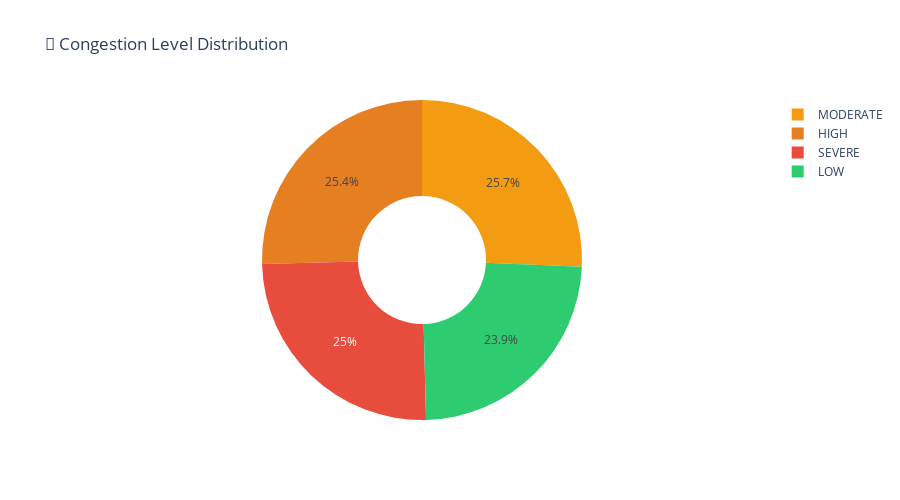

Notebook code cell kept with this figure:
### Code cell
# Visualize distribution
colors = {'LOW': '#2ecc71', 'MODERATE': '#f39c12', 'HIGH': '#e67e22', 'SEVERE': '#e74c3c'}

fig = px.pie(distribution, values='Count', names='CongestionLevel',
             title='🚦 Congestion Level Distribution',
             color='CongestionLevel', color_discrete_map=colors,
             hole=0.4)
fig.update_layout(template='plotly_white', height=500)
fig.show()

### Figure 1 — Plotly figure (JSON) as saved in the notebook; plotly's stock layout.template omitted (floating-point values rounded to 4 significant figures)
{"data": [{"customdata": [["MODERATE"], ["HIGH"], ["SEVERE"], ["LOW"]], "domain": {"x": [0, 1], "y": [0, 1]}, "hole": 0.4, "hovertemplate": "CongestionLevel=%{customdata[0]}<br>Count=%{value}<extra></extra>", "labels": ["MODERATE", "HIGH", "SEVERE", "LOW"], "legendgroup": "", "marker": {"colors": ["#f39c12", "#e67e22", "#e74c3c", "#2ecc71"]}, "name": "", "showlegend": true, "type": "pie", "values": [191, 189, 186, 178]}], "layout": {"height": 500, "legend": {"tracegroupgap": 0}, "title": {"text": "🚦 Congestion Level Distribution"}}}
